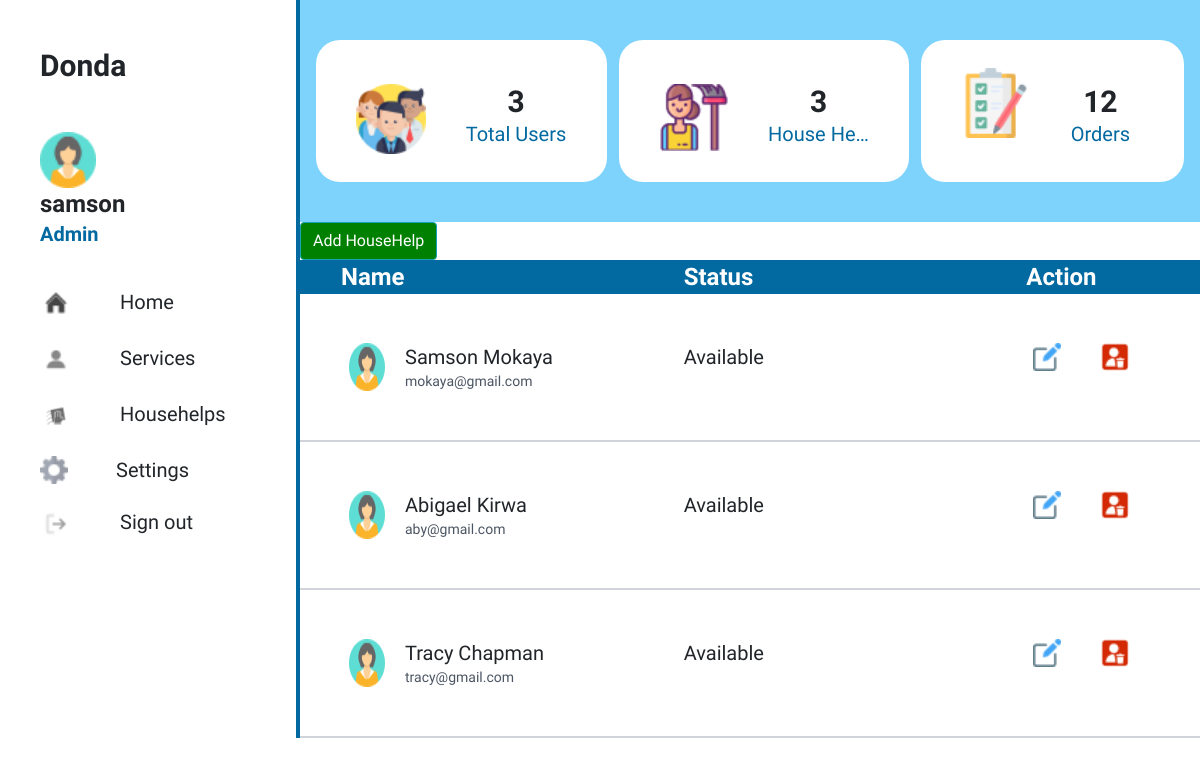
Page /admin/admin_househelps.php (signed in) on the committed database.
### tables this page shows
CREATE TABLE `users` (
  `ID` int(11) NOT NULL,
  `username` varchar(100) NOT NULL,
  `email` varchar(100) NOT NULL,
  `password` varchar(100) NOT NULL,
  `role` int(11) NOT NULL DEFAULT 2
);

CREATE TABLE `house_helps` (
  `ID` int(11) NOT NULL,
  `name` varchar(50) NOT NULL,
  `email` varchar(70) NOT NULL,
  `description` varchar(1000) NOT NULL,
  `phone_number` int(11) NOT NULL,
  `profile_pic` longblob NOT NULL,
  `status` varchar(100) NOT NULL DEFAULT 'Available'
);

### admin/admin_househelps.php (the view, shortened to what this page needs)
<?php
require 'config.php';
if(!empty($_SESSION["ID"]) && $_SESSION["role"] == 1){
    $ID = $_SESSION["ID"];
    $result= mysqli_query($conn, "SELECT * FROM users WHERE ID = $ID");
    $user =mysqli_fetch_assoc($result);
    $result= mysqli_query($conn, "SELECT * FROM users WHERE role = 2");
    $total_users=mysqli_num_rows($result);
    $result= mysqli_query($conn, "SELECT * FROM house_helps");
    $house_helps=mysqli_num_rows($result);
     $result= mysqli_query($conn, "SELECT * FROM orders");
     $orders=mysqli_num_rows($result);
}else{
    header("Location: http://localhost/HouseHelpApp/signin.php");
}
?>
<!DOCTYPE html>
<html lang="en">
<head>
    <script src="https://cdn.tailwindcss.com"></script>
<link rel="stylesheet" href="https://maxcdn.bootstrapcdn.com/bootstrap/4.0.0/css/bootstrap.min.css">
    <link rel="stylesheet" href="../css/style.css">
</head>
<body>
    <div class="flex flex-row">
        <section class="w-1/4 border-solid border-r-4 border-sky-700" >
            <div id="left-panel" class="pl-10 py-5">
                <p class="font-bold text-3xl"><a href="#">Donda</a></p>
                <div class="mt-5 w-auto">
                    <img class="w-14" src="../images/girl2.png" alt="">
                    <p class="text-2xl"><b><?php echo $user["username"] ?></b></p>
                    <p class="text-sky-700 text-xl"><b>Admin</b></p>
                </div>
                <ul class="mt-10 space-y-6">
                    <div class="flex flex-row mt-6">
                        <img class="w-8" src="../images/home.png" alt="home">
                        <li class="text-xl ml-5"><a href="http://localhost/HouseHelpApp/admin/admin.php">Home</a></li>
                    </div>
                    <div class="flex flex-row mt-6">
                        <img class="w-8" src="../images/profile2.png" alt="profile">
                        <li class="text-xl ml-5"><a href="http://localhost/HouseHelpApp/admin/admin_services.php">Services</a></li>
                    </div>
                    <div class="flex flex-row mt-6">
                        <img class="w-8" src="../images/house-help.png" alt="househelps">
                        <li class="text-xl ml-5"><a href="http://localhost/HouseHelpApp/admin/admin_househelps.php">Househelps</a></li>
                    </div>
                    <div class="flex flex-row mt-6">
                        <img class="w-7" src="../images/gear.png" alt="settings">
                        <li class="text-xl ml-5"><a href="#">Settings</a></li>
                    </div>
                    <div class="flex flex-row mt-6">
                        <img class="w-8" src="../images/logout.png" alt="logout">
                        <li class="text-xl ml-5"><a href="#">Sign out</a></li>
                    </div>
                </ul>
            </div>
        </section>
        <section class="w-3/4 h-1/3">
            <div id="counter" class="px-3 py-10  flex flex-row space-x-3 bg-sky-300">
                <div class=" w-80 grid grid-cols-2 gap-2 bg-white px-10 py-7 rounded-3xl">
                    <div class="mt-3">
                        <img width="70px" src="../images/users.png" alt="">
                    </div>
                    <div class="mt-3 text-center">
                        <p class="text-3xl"><b><?php echo $total_users ?></b></p>
                        <p class="text-xl text-sky-700 truncate">Total Users</p>
                    </div>
                </div>
                <div class=" w-80 grid grid-cols-2 gap-2 bg-white px-10 py-7 rounded-3xl">
                    <div class="mt-3">
                        <img width="70px" src="../images/househelp.png" alt="">
                    </div>
                    <div class="mt-3 text-center">
                        <p class="text-3xl"><b><?php echo $house_helps ?></b></p>
                        <p class="text-xl text-sky-700 truncate">House Helps</p>
                    </div>
                </div>
                <div class=" w-72 grid grid-cols-2 gap-2 bg-white px-10 py-7 rounded-3xl">
                    <div>
                        <img width="70px" src="../images/checklist.png" alt="">
                    </div>
                    <div class="mt-3 text-center">
                        <p class="text-3xl"><b><?php echo $orders ?></b></p>
                        <p class="text-xl text-sky-700 truncate">Orders</p>
                    </div>
                </div>
            </div>
            <button type="button" style="background-color:Green;" class="btn btn-info" data-toggle="modal" data-target="#myModal">
                Add HouseHelp
                </button>
            <table width="100%">
                <tr class="grid grid-cols-3 gap-52 px-10 bg-sky-700" width="100%">
                    <th class="text-2xl text-white">Name</th>
                    <th class="text-2xl text-white">Status</th>
                    <th class="text-2xl text-white">Action</th>
                </tr>
                <?php
                $query = "SELECT * FROM house_helps";
                $result= mysqli_query($conn, $query);
                while ($row = mysqli_fetch_array($result)){
                    ?>
                <tr class="grid grid-cols-3 gap-20 px-5 py-5 border-solid border-b-2 border-gray-300" width="100%">
                    <td class="flex flex-row space-x-5">
                        <img src="../images/girl2.png" alt="">
                        <div>
                            <p class="text-xl"><?php echo $row["name"] ?></p>
                            <p class="text-sm text-gray-600"><?php echo $row["email"] ?></p>
                        </div>
                    </td>
                    <td class="ml-10">
                        <button class="text-xl"><?php echo $row["status"] ?></button>
                    </td>
                    <td class="flex flex-row space-x-10 pl-24">
                        <a href=""><img class="w-7" src="../images/edit.png" alt="edit"></a>
                        <a href=""><img class="w-7" src="../images/del.png" alt="delete"></a>
                    </td>
                </tr>
                <?php
                 }
                ?>
            </table>
        </section>
</body>
</html>

### css/style.css (style rules this page uses)
* { font-family: 'Jaldi', sans-serif; }

### rows in the picture
users: username "samson"
house_helps: name "Samson Mokaya", email "mokaya@gmail.com", status "Available"
house_helps: name "Abigael Kirwa", email "aby@gmail.com", status "Available"
house_helps: name "Tracy Chapman", email "tracy@gmail.com", status "Available"

### other values in the picture
$total_users "3"
$house_helps "3"
$orders "12"
